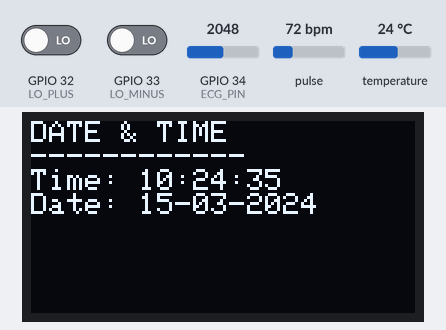
Bench run of a sketch on a simulated ESP32. Parts: 128×64 one-colour display. The test bench sets the inputs (shaded band); at power-on: GPIO 32 (LO_PLUS) LOW, GPIO 33 (LO_MINUS) LOW, temperature 24 °C, GPIO 34 (ECG_PIN) = 2048, pulse 72 bpm. WiFi joins after 1.5 s; servers stay silent unless stated; uploads are accepted with an empty reply; the local clock reads 2024-03-15 10:24:30 at power-on unless the sketch sets it; random numbers use the default seed unless the sketch sets one; what the sketch prints to the serial monitor is not drawn.

Above: at 5.9 s.
6.0 s: GPIO 32 (LO_PLUS) driven HIGH
11.3 s: GPIO 32 (LO_PLUS) driven LOW
At 18.5 s:
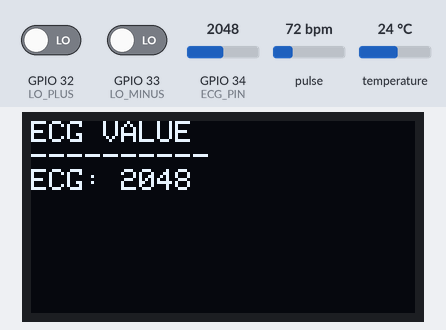
26.6 s: GPIO 33 (LO_MINUS) driven HIGH
At 40.4 s:
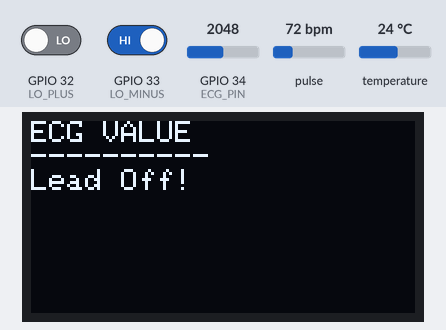
40.9 s: temperature set to 12 °C
At 56.1 s:
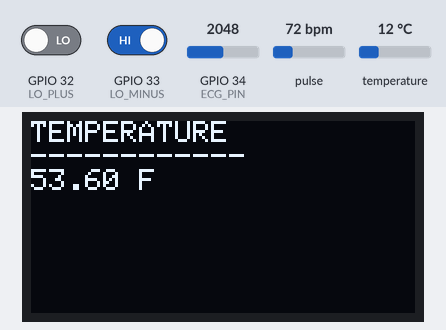
57.2 s: temperature set to 19 °C
At 58.9 s:
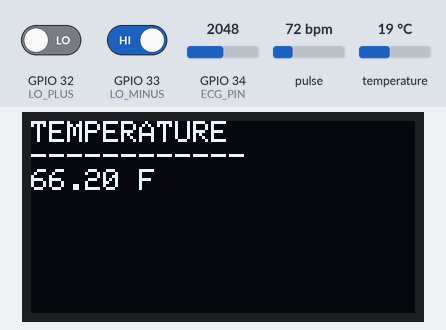
59.3 s: temperature set to 28 °C
At 60.5 s:
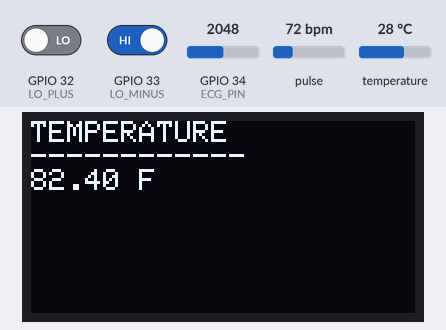
Timing chart, 0 to 62.3 s (numbered marks = the images above; inputs shaded):
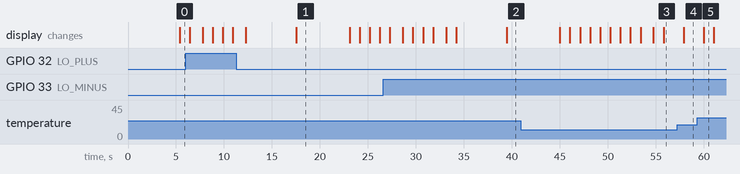

Measured:
- after the input at 57.2 s, the display: changes after 0.70 s (image 4)
- what the display in image 1 shows lasts 5.6 s, from 17.5 s to 23.1 s
- what the display in image 5 shows lasts 1.0 s, from 60.0 s to 61.0 s

The sketch:

Arduino_Code_For_Project_copy_20260915223939.ino
```cpp
#include <Wire.h>
#include <Adafruit_GFX.h>
#include <Adafruit_SH110X.h>
#include "MAX30105.h"
#include "heartRate.h"
#include <OneWire.h>
#include <DallasTemperature.h>
#include <WiFi.h>
#include <HTTPClient.h>
#include "time.h"
// -------- TELEGRAM --------
#include <WiFiClientSecure.h>
#include <UniversalTelegramBot.h>

#define BOT_TOKEN "8602051913:AAHaTpr4QLsX4MZzi1SDtM8wJyoCzeomPc4"
#define CHAT_ID "1058914317"

WiFiClientSecure client;
UniversalTelegramBot bot(BOT_TOKEN, client);

// -------- TELEGRAM TIMER --------
unsigned long lastTelegramTime = 0;
const unsigned long telegramInterval = 10000;

// -------- ALERT FLAGS --------
bool alertBPM = false;
bool alertSpO2 = false;
bool alertTemp = false;
bool alertECG = false;

// -------- OLED --------
Adafruit_SH1106G display(128, 64, &Wire, -1);

// -------- WIFI --------
const char* ssid = "realmegt";
const char* password = "httphttp";

// -------- MAX30102 --------
MAX30105 particleSensor;
long lastBeat = 0;
float beatsPerMinute;
int bpm = 0;
int spo2 = 0;
float ecgValue1 = 0.0;

// -------- TEMP --------
#define ONE_WIRE_BUS 18
OneWire oneWire(ONE_WIRE_BUS);
DallasTemperature sensors(&oneWire);

// -------- ECG --------
#define ECG_PIN 34
#define LO_PLUS 32
#define LO_MINUS 33

// -------- PAGE SYSTEM --------
int page = 1;
unsigned long lastPageChange = 0;
const unsigned long pageInterval = 5000;

const char* ntpServer = "pool.ntp.org";
const long gmtOffset_sec = 19800;  // IST = +5:30 → 5.5 * 3600
const int daylightOffset_sec = 0;
void setup() {
  Serial.begin(115200);
  Wire.begin();

  // OLED
  display.begin(0x3C, true);
  display.clearDisplay();
  display.setTextColor(SH110X_WHITE);
  configTime(gmtOffset_sec, daylightOffset_sec, ntpServer);
  // Welcome Screen
  display.setCursor(0, 20);
  display.println("Welcome Boss");
  display.display();
  delay(3000);

  // MAX30102
  if (!particleSensor.begin(Wire, I2C_SPEED_FAST)) {
    Serial.println("MAX30102 not found");
    while (1)
      ;
  }

  particleSensor.setup();
  particleSensor.setPulseAmplitudeRed(0x0A);
  particleSensor.setPulseAmplitudeGreen(0);

  // Temperature
  sensors.begin();

  // ECG Pins
  pinMode(LO_PLUS, INPUT);
  pinMode(LO_MINUS, INPUT);

  // WiFi
  WiFi.begin(ssid, password);
  Serial.print("Connecting WiFi");

  while (WiFi.status() != WL_CONNECTED) {
    delay(500);
    Serial.print(".");
  }

  Serial.println("\nWiFi Connected");

  client.setInsecure();  // IMPORTANT for Telegram
}

void loop() {
  // -------- PAGE AUTO CHANGE --------
  if (millis() - lastPageChange > pageInterval) {
    lastPageChange = millis();
    page++;
    if (page > 4) page = 1;
  }

  // -------- SENSOR READ --------
  long irValue = particleSensor.getIR();

  if (checkForBeat(irValue)) {
    long delta = millis() - lastBeat;
    lastBeat = millis();
    beatsPerMinute = 60 / (delta / 1000.0);
  }

  sensors.requestTemperatures();
  float temp = sensors.getTempFByIndex(0);

  int ecgValue = analogRead(ECG_PIN);
  bool leadOff = digitalRead(LO_PLUS) || digitalRead(LO_MINUS);

  if (irValue > 50000) {
    bpm = random(60, 100);
    spo2 = random(92, 100);
  } else {
    bpm = 0;
    spo2 = 0;
  }

  ecgValue1 = (float)ecgValue / 4095.0;

  // -------- DISPLAY --------
  display.clearDisplay();
  display.setCursor(0, 0);

  if (page == 1) {
    struct tm timeinfo;

    display.println("DATE & TIME");
    display.println("------------");

    if (!getLocalTime(&timeinfo)) {
      display.println("Time Error");
    } else {
      display.print("Time: ");
      display.printf("%02d:%02d:%02d\n",
                     timeinfo.tm_hour,
                     timeinfo.tm_min,
                     timeinfo.tm_sec);

      display.print("Date: ");
      display.printf("%02d-%02d-%04d",
                     timeinfo.tm_mday,
                     timeinfo.tm_mon + 1,
                     timeinfo.tm_year + 1900);
    }
  } else if (page == 2) {
    display.println("BPM & SPO2");
    display.println("-----------");
    display.print("BPM: ");
    display.println(bpm);
    display.print("SpO2: ");
    display.println(spo2);
  } else if (page == 3) {
    display.println("TEMPERATURE");
    display.println("------------");
    display.print(temp);
    display.println(" F");
  } else if (page == 4) {
    display.println("ECG VALUE");
    display.println("----------");

    if (leadOff) {
      display.println("Lead Off!");
      ecgValue1 = 0;
    } else {
      display.print("ECG: ");
      display.println(ecgValue);
    }
  }

  display.display();

  // -------- TELEGRAM --------
  if (millis() - lastTelegramTime > telegramInterval) {
    lastTelegramTime = millis();

    if (WiFi.status() == WL_CONNECTED) {
      String msg = "🏥 Health Monitor\n";
      msg += "BPM: " + String(bpm) + "\n";
      msg += "SpO2: " + String(spo2) + "%\n";
      msg += "Temp: " + String(temp) + " F\n";
      msg += "ECG: " + String(ecgValue1);

      bot.sendMessage(CHAT_ID, msg, "");
      Serial.println("Telegram Sent");
    }
  }

  // -------- ALERTS --------
  if ((bpm > 110 || bpm < 50) && !alertBPM) {
    bot.sendMessage(CHAT_ID, "⚠️ Abnormal BPM!", "");
    alertBPM = true;
  }
  if (bpm >= 50 && bpm <= 110) alertBPM = false;

  if (spo2 < 90 && spo2 != 0 && !alertSpO2) {
    bot.sendMessage(CHAT_ID, "⚠️ Low SpO2!", "");
    alertSpO2 = true;
  }
  if (spo2 >= 90) alertSpO2 = false;

  if (temp > 100 && !alertTemp) {
    bot.sendMessage(CHAT_ID, "⚠️ High Temperature!", "");
    alertTemp = true;
  }
  if (temp <= 100) alertTemp = false;

  if (leadOff && !alertECG) {
    bot.sendMessage(CHAT_ID, "⚠️ ECG Lead Off!", "");
    alertECG = true;
  }
  if (!leadOff) alertECG = false;

  delay(50);

  // -------- HTTP --------
  if (WiFi.status() == WL_CONNECTED) {
    HTTPClient http;

    String url = "http://10.255.254.179:3001/api/heartdata?";
    url += "field1=" + String(bpm);    // Heartbeat
    url += "&field2=" + String(temp);  // Temperature
    url += "&field3=0";
    url += "&field4=0";
    url += "&field5=0";
    url += "&field6=" + String(spo2);       // SpO2
    url += "&field7=" + String(ecgValue1);  // ECG

    http.begin(url);
    int httpResponseCode = http.GET();

    Serial.print("HTTP Response: ");
    Serial.println(httpResponseCode);

    http.end();
  }
}
```
